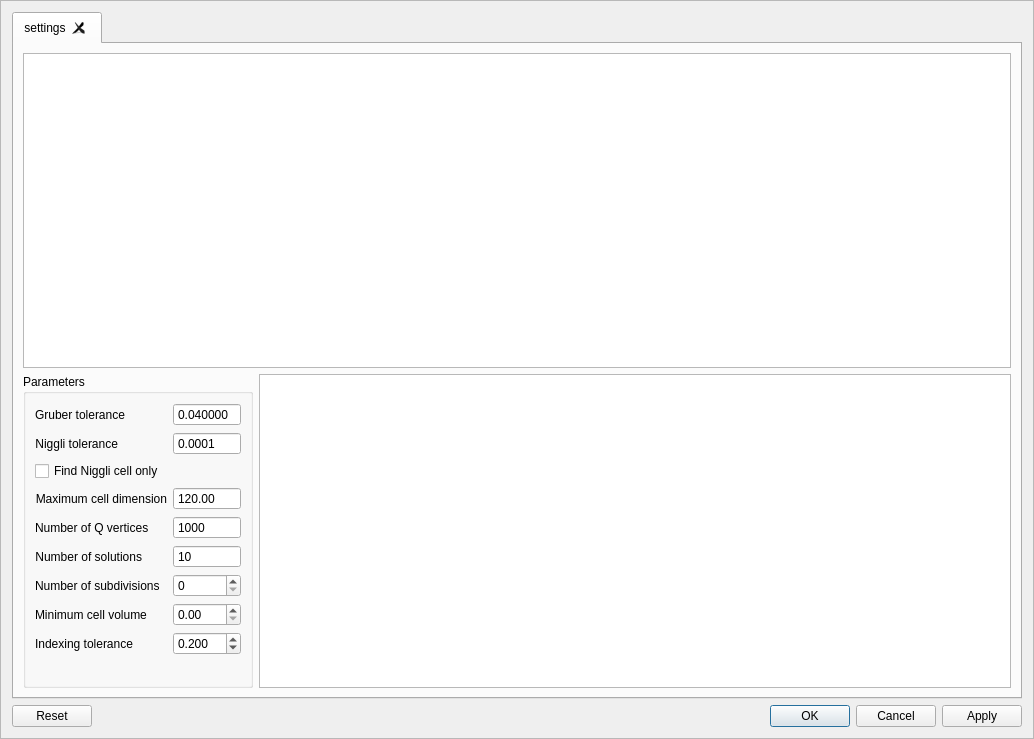
<?xml version="1.0" encoding="UTF-8"?>
<ui version="4.0">
 <class>FrameAutoIndexer</class>
 <widget class="NSXQFrame" name="FrameAutoIndexer">
  <property name="geometry">
   <rect>
    <x>0</x>
    <y>0</y>
    <width>1034</width>
    <height>739</height>
   </rect>
  </property>
  <property name="windowTitle">
   <string>Frame</string>
  </property>
  <property name="frameShape">
   <enum>QFrame::StyledPanel</enum>
  </property>
  <property name="frameShadow">
   <enum>QFrame::Raised</enum>
  </property>
  <layout class="QVBoxLayout" name="verticalLayout">
   <item>
    <widget class="QTabWidget" name="tabs">
     <property name="currentIndex">
      <number>0</number>
     </property>
     <property name="tabsClosable">
      <bool>true</bool>
     </property>
     <widget class="QWidget" name="settings">
      <attribute name="title">
       <string>settings</string>
      </attribute>
      <layout class="QVBoxLayout" name="verticalLayout_2">
       <item>
        <widget class="PeakTableView" name="peaks"/>
       </item>
       <item>
        <layout class="QHBoxLayout" name="horizontalLayout" stretch="0,1">
         <item>
          <widget class="QGroupBox" name="groupBox">
           <property name="title">
            <string>Parameters</string>
           </property>
           <layout class="QFormLayout" name="formLayout">
            <item row="0" column="0">
             <widget class="QLabel" name="label_2">
              <property name="text">
               <string>Gruber tolerance</string>
              </property>
              <property name="alignment">
               <set>Qt::AlignRight|Qt::AlignTrailing|Qt::AlignVCenter</set>
              </property>
             </widget>
            </item>
            <item row="0" column="1">
             <widget class="QDoubleSpinBox" name="gruberTolerance">
              <property name="buttonSymbols">
               <enum>QAbstractSpinBox::NoButtons</enum>
              </property>
              <property name="decimals">
               <number>6</number>
              </property>
              <property name="maximum">
               <double>1.000000000000000</double>
              </property>
              <property name="singleStep">
               <double>0.000100000000000</double>
              </property>
              <property name="value">
               <double>0.040000000000000</double>
              </property>
             </widget>
            </item>
            <item row="1" column="0">
             <widget class="QLabel" name="label">
              <property name="text">
               <string>Niggli tolerance</string>
              </property>
              <property name="alignment">
               <set>Qt::AlignRight|Qt::AlignTrailing|Qt::AlignVCenter</set>
              </property>
             </widget>
            </item>
            <item row="1" column="1">
             <widget class="QDoubleSpinBox" name="niggliTolerance">
              <property name="buttonSymbols">
               <enum>QAbstractSpinBox::NoButtons</enum>
              </property>
              <property name="prefix">
               <string/>
              </property>
              <property name="decimals">
               <number>4</number>
              </property>
              <property name="maximum">
               <double>1.000000000000000</double>
              </property>
              <property name="singleStep">
               <double>0.000100000000000</double>
              </property>
              <property name="value">
               <double>0.000100000000000</double>
              </property>
             </widget>
            </item>
            <item row="3" column="0">
             <widget class="QLabel" name="label_3">
              <property name="text">
               <string>Maximum cell dimension</string>
              </property>
              <property name="alignment">
               <set>Qt::AlignRight|Qt::AlignTrailing|Qt::AlignVCenter</set>
              </property>
             </widget>
            </item>
            <item row="3" column="1">
             <widget class="QDoubleSpinBox" name="maxCellDim">
              <property name="buttonSymbols">
               <enum>QAbstractSpinBox::NoButtons</enum>
              </property>
              <property name="maximum">
               <double>100000000.000000000000000</double>
              </property>
              <property name="singleStep">
               <double>0.000000000000000</double>
              </property>
              <property name="value">
               <double>120.000000000000000</double>
              </property>
             </widget>
            </item>
            <item row="4" column="0">
             <widget class="QLabel" name="label_5">
              <property name="text">
               <string>Number of Q vertices</string>
              </property>
             </widget>
            </item>
            <item row="4" column="1">
             <widget class="QSpinBox" name="nVertices">
              <property name="buttonSymbols">
               <enum>QAbstractSpinBox::NoButtons</enum>
              </property>
              <property name="maximum">
               <number>100000</number>
              </property>
              <property name="value">
               <number>1000</number>
              </property>
             </widget>
            </item>
            <item row="5" column="0">
             <widget class="QLabel" name="label_4">
              <property name="text">
               <string>Number of solutions</string>
              </property>
              <property name="alignment">
               <set>Qt::AlignRight|Qt::AlignTrailing|Qt::AlignVCenter</set>
              </property>
             </widget>
            </item>
            <item row="5" column="1">
             <widget class="QSpinBox" name="nSolutions">
              <property name="buttonSymbols">
               <enum>QAbstractSpinBox::NoButtons</enum>
              </property>
              <property name="minimum">
               <number>1</number>
              </property>
              <property name="maximum">
               <number>100000</number>
              </property>
              <property name="value">
               <number>10</number>
              </property>
             </widget>
            </item>
            <item row="6" column="0">
             <widget class="QLabel" name="label_7">
              <property name="text">
               <string>Number of subdivisions</string>
              </property>
             </widget>
            </item>
            <item row="6" column="1">
             <widget class="QSpinBox" name="subdiv">
              <property name="maximum">
               <number>999999</number>
              </property>
             </widget>
            </item>
            <item row="7" column="0">
             <widget class="QLabel" name="label_8">
              <property name="text">
               <string>Minimum cell volume</string>
              </property>
             </widget>
            </item>
            <item row="7" column="1">
             <widget class="QDoubleSpinBox" name="cellVolume"/>
            </item>
            <item row="8" column="0">
             <widget class="QLabel" name="indexingToleranceLabel">
              <property name="text">
               <string>Indexing tolerance</string>
              </property>
             </widget>
            </item>
            <item row="8" column="1">
             <widget class="QDoubleSpinBox" name="indexingTolerance">
              <property name="decimals">
               <number>3</number>
              </property>
              <property name="maximum">
               <double>1.000000000000000</double>
              </property>
              <property name="singleStep">
               <double>0.100000000000000</double>
              </property>
              <property name="value">
               <double>0.200000000000000</double>
              </property>
             </widget>
            </item>
            <item row="2" column="0">
             <widget class="QCheckBox" name="niggli_only">
              <property name="text">
               <string>Find Niggli cell only</string>
              </property>
             </widget>
            </item>
           </layout>
          </widget>
         </item>
         <item>
          <widget class="QTableView" name="solutions">
           <property name="styleSheet">
            <string notr="true">QPushButton {
        border: 1px solid #6593cf;
        border-radius: 2px;
        padding: 5px 15px 2px 5px;
        background: #ffeeee;
        color: #006aff;
        font: bold large &quot;Arial&quot;;
        height: 30px;
}




QPushButton:pressed {
        background: qlineargradient(x1 : 0, y1 : 0, x2 : 0, y2 :   1, stop :   0.0 #c0dbff,
        stop :   0.5 #cfd26f, stop :   0.55 #c7df6f, stop :   1.0 #f5f9ff);
        padding-top: 2px;
        padding-left: 3px;

}


QPushButton:on {
        background: qlineargradient(x1 : 0, y1 : 0, x2 : 0, y2 :   1, stop :   0.0 #5AA72D,
        stop :   0.5 #B3E296, stop :   0.55 #B3E296, stop :   1.0 #f5f9ff);
        padding-top: 2px;
        padding-left: 3px;
}

QPushButton:disabled {
        background: transparent #e5e9ee;
        padding-top: 2px;        
        padding-left: 3px;
        color: black;
}</string>
           </property>
           <property name="editTriggers">
            <set>QAbstractItemView::NoEditTriggers</set>
           </property>
           <property name="selectionMode">
            <enum>QAbstractItemView::SingleSelection</enum>
           </property>
          </widget>
         </item>
        </layout>
       </item>
      </layout>
     </widget>
    </widget>
   </item>
   <item>
    <widget class="QDialogButtonBox" name="actions">
     <property name="sizePolicy">
      <sizepolicy hsizetype="Minimum" vsizetype="Fixed">
       <horstretch>0</horstretch>
       <verstretch>0</verstretch>
      </sizepolicy>
     </property>
     <property name="styleSheet">
      <string notr="true"/>
     </property>
     <property name="standardButtons">
      <set>QDialogButtonBox::Apply|QDialogButtonBox::Cancel|QDialogButtonBox::Ok|QDialogButtonBox::Reset</set>
     </property>
     <property name="centerButtons">
      <bool>false</bool>
     </property>
    </widget>
   </item>
  </layout>
 </widget>
 <customwidgets>
  <customwidget>
   <class>NSXQFrame</class>
   <extends>QFrame</extends>
   <header>NSXQFrame.h</header>
   <container>1</container>
  </customwidget>
  <customwidget>
   <class>PeakTableView</class>
   <extends>QTableView</extends>
   <header>PeakTableView.h</header>
  </customwidget>
 </customwidgets>
 <resources/>
 <connections/>
</ui>
